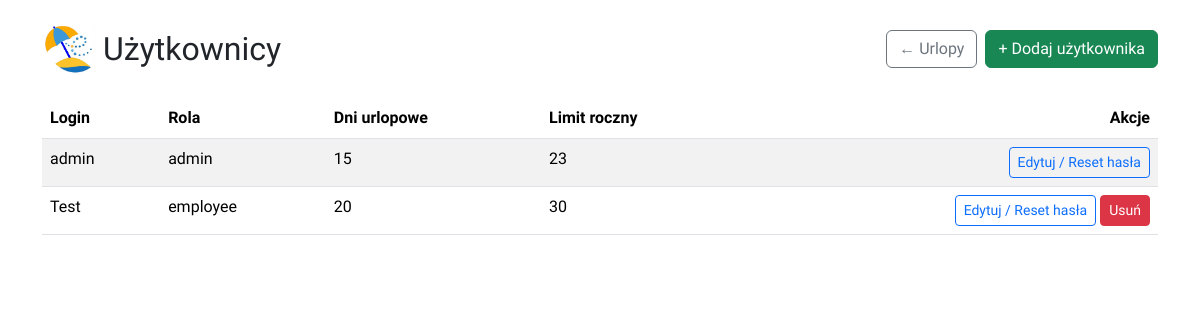
The page /users (signed in) on the database as committed earlier.
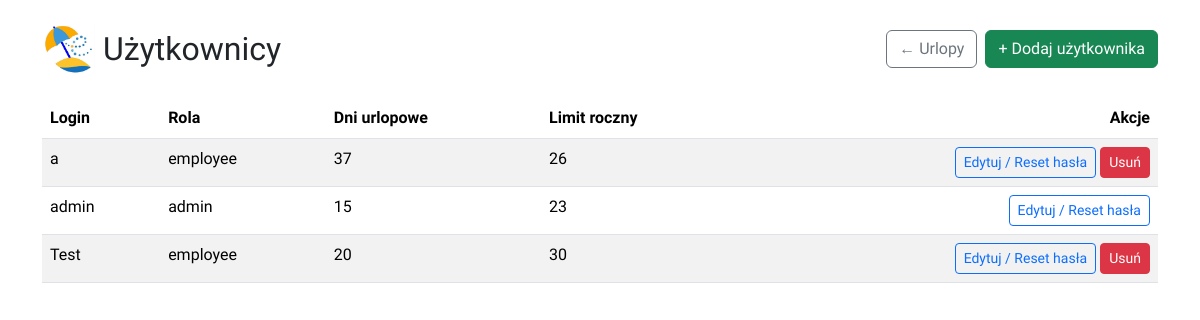
The same page on the database as committed later.
### tables this page shows
CREATE TABLE users (
                id INTEGER PRIMARY KEY AUTOINCREMENT,
                username TEXT NOT NULL,
                password TEXT NOT NULL
            , role TEXT NOT NULL DEFAULT 'employee', total_days INTEGER DEFAULT 26, last_updated_year INTEGER DEFAULT 0, annual_limit INTEGER DEFAULT 26);

### app.py (the view)
@app.route('/users')
def users_list():
    if "user_id" not in session or session.get("role") != "admin":
        flash("Dostęp tylko dla administratora", "danger")
        return redirect(url_for("login"))
    conn = get_db_connection()
    rows = conn.execute('SELECT id, username, role, total_days, annual_limit FROM users ORDER BY username COLLATE NOCASE').fetchall()
    conn.close()
    return render_template('users.html', users=rows)

### app.py (called while the page is built)
def get_db_connection():
    conn = sqlite3.connect(DATABASE)
    conn.row_factory = sqlite3.Row
    return conn

### templates/users.html (shortened to what this page needs)
<!DOCTYPE html>
<html lang="pl">
<head>
  <link href="https://cdn.jsdelivr.net/npm/bootstrap@5.3.3/dist/css/bootstrap.min.css" rel="stylesheet">
</head>
<body class="container py-4">
  <div class="d-flex justify-content-between align-items-center mb-3 flex-wrap">
    <div class="d-flex align-items-center mb-2">
      <img src="{{ url_for('static', filename='images/logo2.jpg') }}" alt="Logo" height="50" class="me-2">
      <h2 class="mb-0" style="font-family: 'Mulish', sans-serif;">Użytkownicy</h2>
    </div>
    <div class="d-flex gap-2 mb-2">
      <a class="btn btn-outline-secondary" href="{{ url_for('vacations') }}" style="font-family: 'Mulish', sans-serif;">← Urlopy</a>
      <a class="btn btn-success" href="{{ url_for('users_new') }}" style="font-family: 'Mulish', sans-serif;">+ Dodaj użytkownika</a>
    </div>
  </div>
  {% if users %}
  <table class="table table-striped table-hover">
    <thead>
      <tr>
        <th style="font-family: 'Mulish', sans-serif;">Login</th>
        <th style="font-family: 'Mulish', sans-serif;">Rola</th>
        <th style="font-family: 'Mulish', sans-serif;">Dni urlopowe</th>
        <th style="font-family: 'Mulish', sans-serif;">Limit roczny</th>
        <th class="text-end" style="font-family: 'Mulish', sans-serif;">Akcje</th>
      </tr>
    </thead>
    <tbody>
      {% for u in users %}
      <tr>
        <td style="font-family: 'Mulish', sans-serif;">{{ u['username'] }}</td>
        <td style="font-family: 'Mulish', sans-serif;">{{ u['role'] }}</td>
        <td style="font-family: 'Mulish', sans-serif;">{{ u['total_days'] }}</td>
        <td style="font-family: 'Mulish', sans-serif;">{{ u['annual_limit'] }}</td>
        <td class="text-end">
            <a class="btn btn-sm btn-outline-primary" href="{{ url_for('users_edit', user_id=u['id']) }}" style="font-family: 'Mulish', sans-serif;">Edytuj / Reset hasła</a>
            {% set is_admin = (u['role'] == 'admin') %}
            {% set admins_count = users | selectattr('role', 'equalto', 'admin') | list | length %}
            {% if not (is_admin and admins_count <= 1) %}
                <form action="{{ url_for('delete_user', user_id=u['id']) }}" method="post" style="display:inline;">
                    <button type="submit" class="btn btn-sm btn-danger" style="font-family: 'Mulish', sans-serif;">Usuń</button>
                </form>
            {% endif %}
        </td>
      </tr>
      {% endfor %}
    </tbody>
  </table>
  {% else %}
    <div class="alert alert-info" style="font-family: 'Mulish', sans-serif;">Brak użytkowników.</div>
  {% endif %}
</body>
</html>

Rows that differ between the two databases and show on the page:
added users: username "a", role "employee", total_days "37", annual_limit "26"
